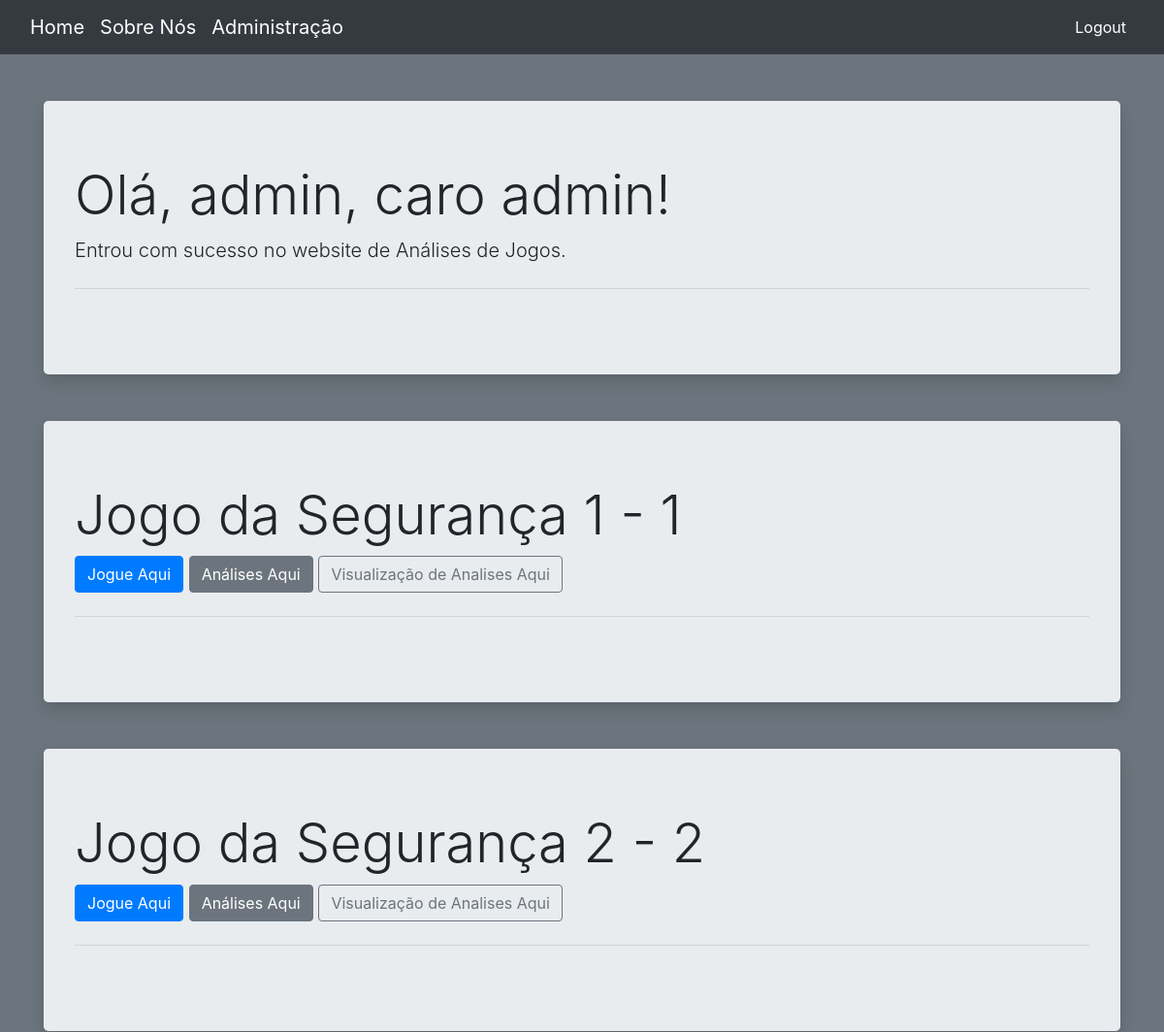
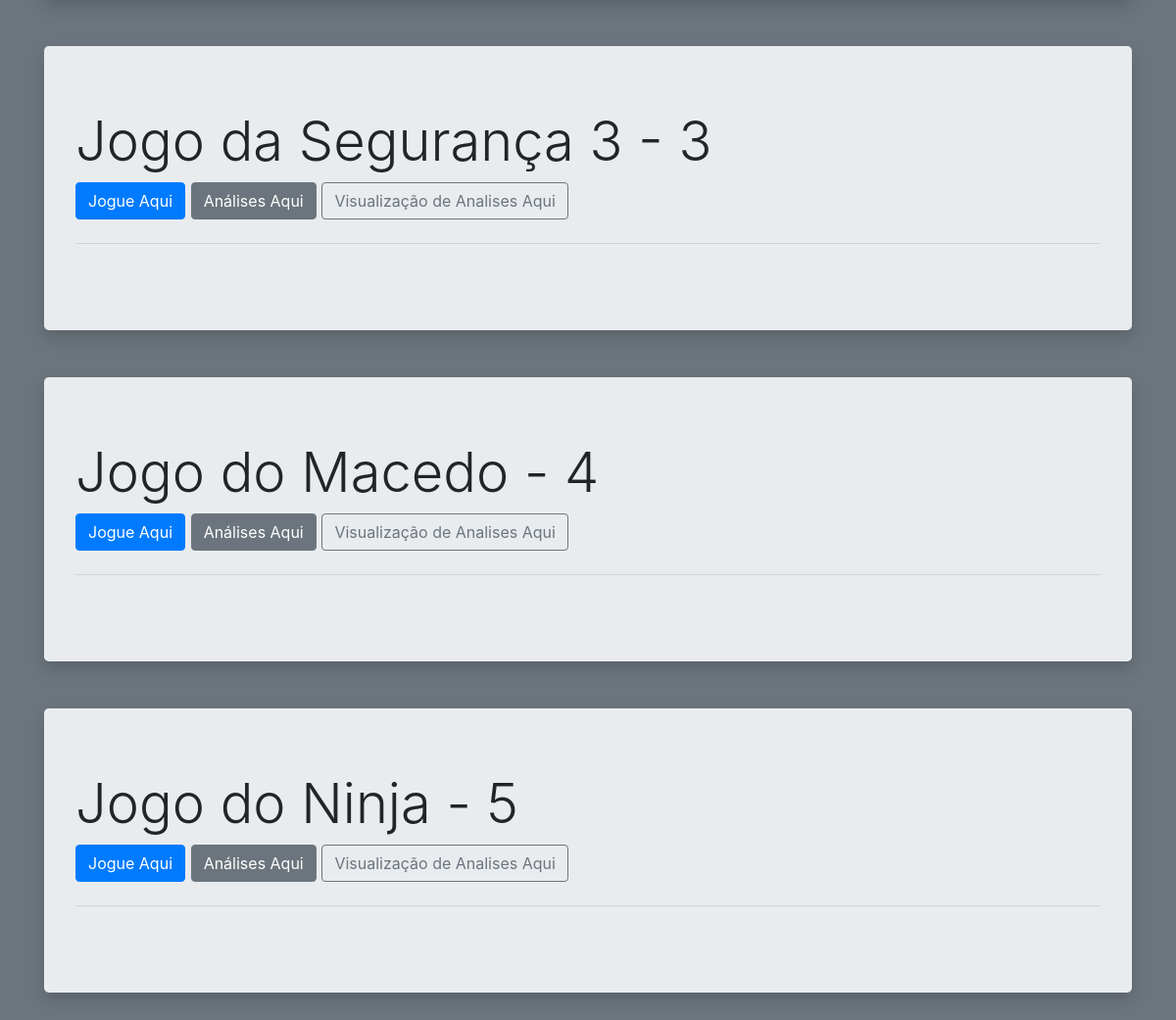
The page / (signed in) on the database its author committed (2 pictures, top to bottom).
### tables this page shows
CREATE TABLE jogos(
    id_jogo INTEGER NOT NULL PRIMARY KEY AUTOINCREMENT NOT NULL,
    tipo_de_jogo CHAR(255) NOT NULL
);

### app.py (the view)
@app.route('/')
@login_necessario
def index():
    con = connection()
    cur = con.cursor()
    cur.execute('SELECT * FROM jogos')
    jogos = cur.fetchall()
    jogos_to_display = {}
    for jogo in jogos:
        jogos_to_display[jogo[0]] = jogo[1]
        print(f"id jogo: {jogo[0]} nome jogo: {jogo[1]}")
    print(jogos_to_display)
    con.close()
    return render_template('home.html', jogos=jogos_to_display)

### app.py (called while the page is built)
def connection():
    conn = sqlite3.connect('database.db')
    conn.row_factory = sqlite3.Row
    return conn

def login_necessario(f):
    @wraps(f)
    def funcao_decorator(*args, **kwargs):
        if not bool(session):
            return redirect(url_for('login', next=request.url))
        return f(*args, **kwargs)
    return funcao_decorator

### templates/home.html (shortened to what this page needs)
{% extends 'base.html' %}
{% block nav %}
<nav class="navbar navbar-expand-lg navbar-light bg-dark">
    <div class="container-fluid">
        <a class="navbar-brand text-white" href="/">Home</a>
        <a class="navbar-brand text-white" href="/sobre">Sobre Nós</a>
        {% if session['role']=='admin' %}
        <a class="navbar-brand text-white" href="/paineladm">Administração</a>
        {% endif %}
        <div class="collapse navbar-collapse" id="navbarSupportedContent">
            <ul class="navbar-nav ml-auto">
                <li class="nav-item">
                    <a class="nav-link text-white" href="{{ url_for('logout') }}">Logout</a>
                </li>
            </ul>
        </div>
    </div>
</nav>
{% endblock %}
{% block content %}
<div class="container mt-5">
    <div class="jumbotron shadow">
        <h1 class="display-4">Olá, {{session['user']}}, caro {{session['role']}}!</h1>
        <p class="lead">
            Entrou com sucesso no website de Análises de Jogos.
        </p>
        <hr class="my-4">
    </div>
</div>
{% if jogos %}
{% for jogo in jogos %}
<div class="container mt-5">
    <div class="jumbotron shadow">
        <h1 class="display-4">{{jogos[jogo]}} - {{jogo}}</h1>
        <p class="lead">
            <a class="btn btn-primary" href="/game/{{jogo}}/">Jogue Aqui</a>
            <a class="btn btn-secondary" href="/analise">Análises Aqui</a>
            <a class="btn btn-outline-secondary" href="/game/{{jogo}}/">Visualização de Analises Aqui</a>
        </p>
        <hr class="my-4">
    </div>
</div>
{% endfor %}
{% else %}
    <h2>Sem jogos para mostrar</h2>
{% endif %}
{% endblock %}

### static/css/style.css (style rules this page uses)
* { margin: 0; padding: 0; box-sizing: border-box; }

### rows shown on the page
jogos: tipo_de_jogo "Jogo da Segurança 1"
jogos: tipo_de_jogo "Jogo da Segurança 2"
jogos: tipo_de_jogo "Jogo da Segurança 3"
jogos: tipo_de_jogo "Jogo do Macedo"
jogos: tipo_de_jogo "Jogo do Ninja"

### other values the page prints
{{ session['user'] }} "admin"
{{ session['role'] }} "admin"
{{ jogo }} "1" "2" "3" "4" "5"
